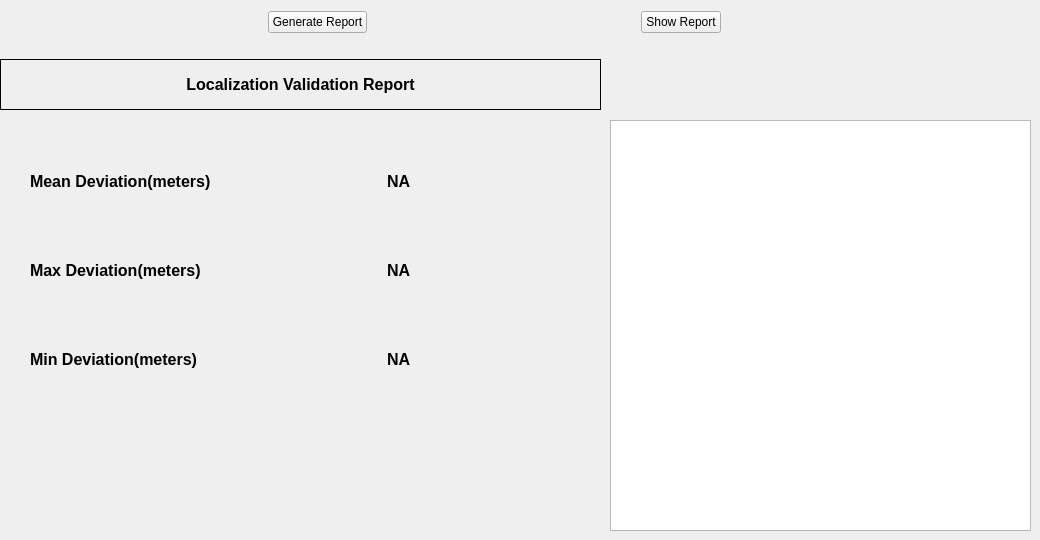
   <widget class="QWidget" name="localizationValidation">
    <attribute name="title">
     <string>Localization Validation</string>
    </attribute>
    <widget class="QWidget" name="layoutWidget_2">
     <property name="geometry">
      <rect>
       <x>-1</x>
       <y>9</y>
       <width>991</width>
       <height>27</height>
      </rect>
     </property>
     <layout class="QHBoxLayout" name="horizontalLayout_btn_top">
      <item>
       <spacer name="horizontalSpacer_442">
        <property name="orientation">
         <enum>Qt::Horizontal</enum>
        </property>
        <property name="sizeHint" stdset="0">
         <size>
          <width>40</width>
          <height>20</height>
         </size>
        </property>
       </spacer>
      </item>
      <item>
       <widget class="QPushButton" name="btn_local_Gen_Report">
        <property name="text">
         <string>Generate Report</string>
        </property>
       </widget>
      </item>
      <item>
       <spacer name="horizontalSpacer_443">
        <property name="orientation">
         <enum>Qt::Horizontal</enum>
        </property>
        <property name="sizeHint" stdset="0">
         <size>
          <width>40</width>
          <height>20</height>
         </size>
        </property>
       </spacer>
      </item>
      <item>
       <widget class="QPushButton" name="btn_local_show_report">
        <property name="text">
         <string>Show Report</string>
        </property>
       </widget>
      </item>
      <item>
       <spacer name="horizontalSpacer_444">
        <property name="orientation">
         <enum>Qt::Horizontal</enum>
        </property>
        <property name="sizeHint" stdset="0">
         <size>
          <width>40</width>
          <height>20</height>
         </size>
        </property>
       </spacer>
      </item>
     </layout>
    </widget>
    <widget class="QLabel" name="lbl_local_heading">
     <property name="geometry">
      <rect>
       <x>0</x>
       <y>59</y>
       <width>601</width>
       <height>51</height>
      </rect>
     </property>
     <property name="frameShape">
      <enum>QFrame::Panel</enum>
     </property>
     <property name="text">
      <string>&lt;html&gt;&lt;head/&gt;&lt;body&gt;&lt;p&gt;&lt;span style=&quot; font-size:12pt; font-weight:600;&quot;&gt;Localization Validation Report&lt;/span&gt;&lt;/p&gt;&lt;/body&gt;&lt;/html&gt;</string>
     </property>
     <property name="alignment">
      <set>Qt::AlignCenter</set>
     </property>
     <property name="indent">
      <number>0</number>
     </property>
    </widget>
    <widget class="QTableView" name="tblV_local_DataReport">
     <property name="geometry">
      <rect>
       <x>610</x>
       <y>120</y>
       <width>421</width>
       <height>411</height>
      </rect>
     </property>
    </widget>
    <widget class="QLabel" name="lbl_SpinnerLocalization">
     <property name="geometry">
      <rect>
       <x>530</x>
       <y>220</y>
       <width>131</width>
       <height>101</height>
      </rect>
     </property>
     <property name="text">
      <string/>
     </property>
    </widget>
    <widget class="QWidget" name="layoutWidget">
     <property name="geometry">
      <rect>
       <x>30</x>
       <y>140</y>
       <width>381</width>
       <height>261</height>
      </rect>
     </property>
     <layout class="QGridLayout" name="gridLayout_2">
      <item row="0" column="0">
       <widget class="QLabel" name="lbl_local_meanDev">
        <property name="text">
         <string>&lt;html&gt;&lt;head/&gt;&lt;body&gt;&lt;p&gt;&lt;span style=&quot; font-size:12pt; font-weight:600;&quot;&gt;Mean Deviation(meters)&lt;/span&gt;&lt;/p&gt;&lt;/body&gt;&lt;/html&gt;</string>
        </property>
       </widget>
      </item>
      <item row="0" column="1">
       <spacer name="horizontalSpacer_2">
        <property name="orientation">
         <enum>Qt::Horizontal</enum>
        </property>
        <property name="sizeHint" stdset="0">
         <size>
          <width>148</width>
          <height>20</height>
         </size>
        </property>
       </spacer>
      </item>
      <item row="0" column="2">
       <widget class="QLabel" name="lblD_local_meanDev">
        <property name="text">
         <string>&lt;html&gt;&lt;head/&gt;&lt;body&gt;&lt;p&gt;&lt;span style=&quot; font-size:12pt; font-weight:600;&quot;&gt;NA&lt;/span&gt;&lt;/p&gt;&lt;/body&gt;&lt;/html&gt;</string>
        </property>
       </widget>
      </item>
      <item row="1" column="0">
       <widget class="QLabel" name="lbl_local_maxDev">
        <property name="text">
         <string>&lt;html&gt;&lt;head/&gt;&lt;body&gt;&lt;p&gt;&lt;span style=&quot; font-size:12pt; font-weight:600;&quot;&gt;Max Deviation(meters)&lt;/span&gt;&lt;/p&gt;&lt;/body&gt;&lt;/html&gt;</string>
        </property>
       </widget>
      </item>
      <item row="1" column="1">
       <spacer name="horizontalSpacer_5">
        <property name="orientation">
         <enum>Qt::Horizontal</enum>
        </property>
        <property name="sizeHint" stdset="0">
         <size>
          <width>148</width>
          <height>20</height>
         </size>
        </property>
       </spacer>
      </item>
      <item row="1" column="2">
       <widget class="QLabel" name="lblD_local_maxDev">
        <property name="text">
         <string>&lt;html&gt;&lt;head/&gt;&lt;body&gt;&lt;p&gt;&lt;span style=&quot; font-size:12pt; font-weight:600;&quot;&gt;NA&lt;/span&gt;&lt;/p&gt;&lt;/body&gt;&lt;/html&gt;</string>
        </property>
       </widget>
      </item>
      <item row="2" column="0">
       <widget class="QLabel" name="lbl_local_minDev">
        <property name="text">
         <string>&lt;html&gt;&lt;head/&gt;&lt;body&gt;&lt;p&gt;&lt;span style=&quot; font-size:12pt; font-weight:600;&quot;&gt;Min Deviation(meters)&lt;/span&gt;&lt;/p&gt;&lt;/body&gt;&lt;/html&gt;</string>
        </property>
       </widget>
      </item>
      <item row="2" column="1">
       <spacer name="horizontalSpacer_6">
        <property name="orientation">
         <enum>Qt::Horizontal</enum>
        </property>
        <property name="sizeHint" stdset="0">
         <size>
          <width>148</width>
          <height>20</height>
         </size>
        </property>
       </spacer>
      </item>
      <item row="2" column="2">
       <widget class="QLabel" name="lblD_local_minDev">
        <property name="text">
         <string>&lt;html&gt;&lt;head/&gt;&lt;body&gt;&lt;p&gt;&lt;span style=&quot; font-size:12pt; font-weight:600;&quot;&gt;NA&lt;/span&gt;&lt;/p&gt;&lt;/body&gt;&lt;/html&gt;</string>
        </property>
       </widget>
      </item>
     </layout>
    </widget>
   </widget>
